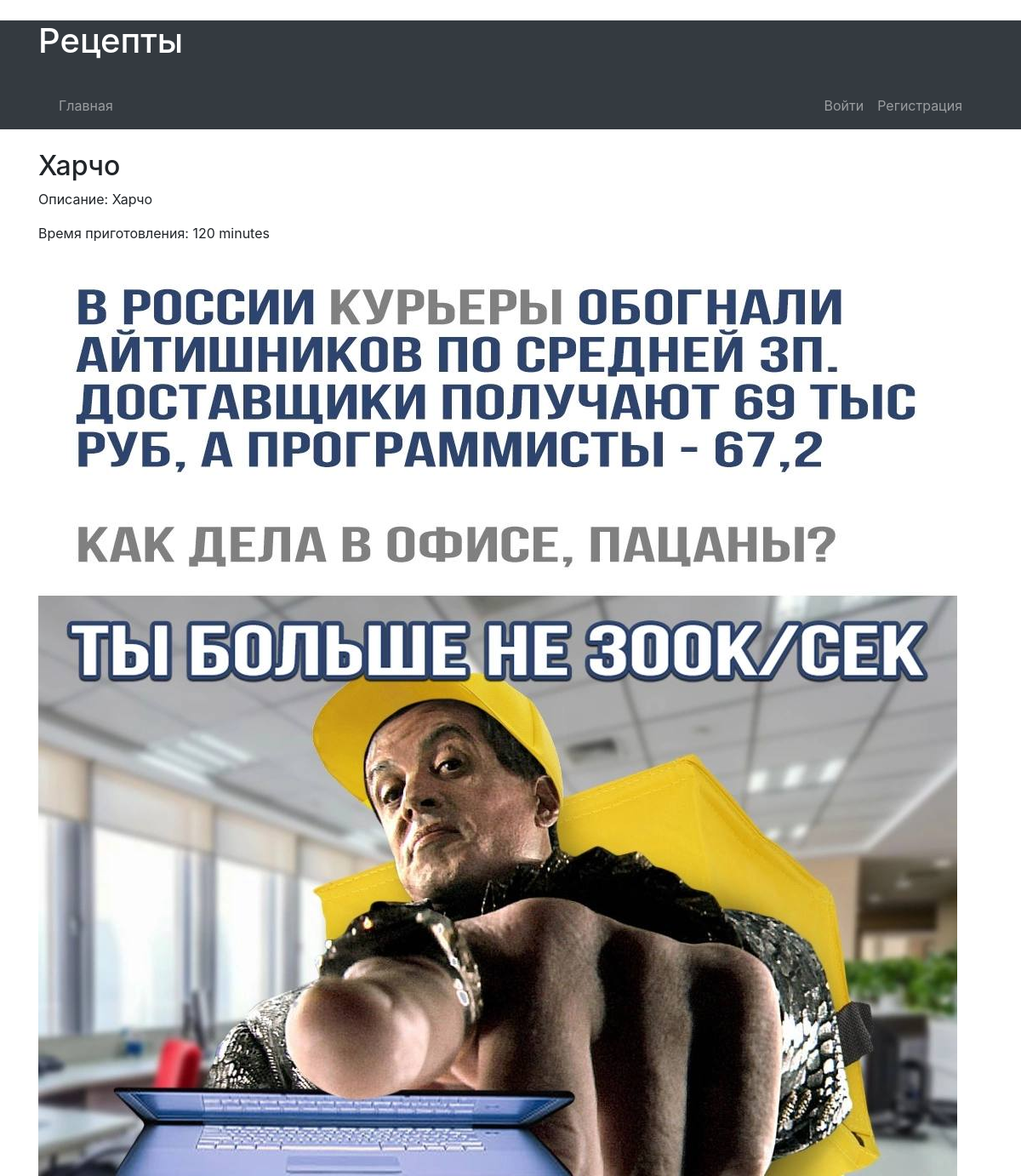
Screenshot of /recipe/8/ with the database file from the repository.
### recipes_app/models.py (models this page shows, shortened)
class Recipe(models.Model):
    name = models.CharField(max_length=200)
    description = models.TextField()
    cooking_steps = models.TextField()
    preparation_time = models.PositiveIntegerField()
    image = models.ImageField(upload_to='images/')
    author = models.ForeignKey(User, on_delete=models.CASCADE, related_name='recipes')

### recipes_app/views.py (the view)
# urls.py: path('recipe/<int:recipe_id>/', views.recipe_detail, name='recipe_detail'),
def recipe_detail(request, recipe_id):
    recipe = get_object_or_404(Recipe, id=recipe_id)
    return render(request, 'recipe_detail.html', {'recipe': recipe})

### recipes_app/templates/recipe_detail.html (shortened to what this page needs)
{% extends 'base.html' %}
{% block content %}
    <h2>{{ recipe.name }}</h2>
    <p>Описание: {{ recipe.description }}</p>
    <p>Время приготовления: {{ recipe.preparation_time }} minutes</p>
    {% if recipe.image %}
        <img src="{{ recipe.image.url }}" alt="{{ recipe.name }}" class="img-fluid">
    {% endif %}
{% endblock %}

### rows the page displays
Recipe: name "Харчо", description "Харчо", preparation_time "120", image (picture)
